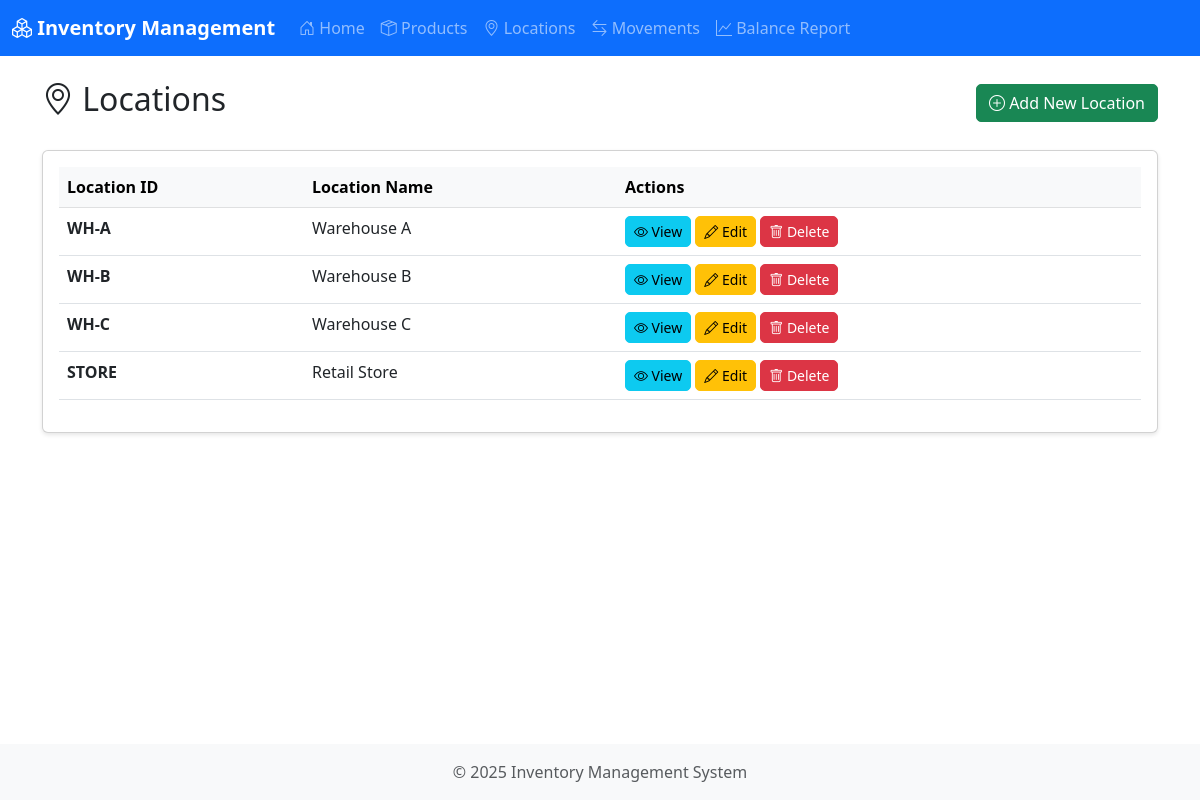
/locations, run on the app's committed database.
### models.py (models this page shows, shortened)
class Location(db.Model):
    __tablename__ = 'location'
    location_id = db.Column(db.String(50), primary_key=True)
    location_name = db.Column(db.String(100), nullable=False)
    movements_from = db.relationship('ProductMovement', foreign_keys='ProductMovement.from_location', backref='from_loc', lazy=True)
    movements_to = db.relationship('ProductMovement', foreign_keys='ProductMovement.to_location', backref='to_loc', lazy=True)

### app.py (the view)
@app.route('/locations')
def locations():
    all_locations = Location.query.all()
    return render_template('locations.html', locations=all_locations)

### app.py (called while the page is built)
@app.context_processor
def inject_csrf_token():
    return dict(csrf_token=generate_csrf)

### templates/locations.html (shortened to what this page needs)
{% extends "base.html" %}
{% block content %}
<div class="d-flex justify-content-between align-items-center mb-4">
    <h2><i class="bi bi-geo-alt"></i> Locations</h2>
    <a href="{{ url_for('add_location') }}" class="btn btn-success">
        <i class="bi bi-plus-circle"></i> Add New Location
    </a>
</div>
{% if locations %}
<div class="card">
    <div class="card-body">
        <div class="table-responsive">
            <table class="table table-hover">
                <thead class="table-light">
                    <tr>
                        <th>Location ID</th>
                        <th>Location Name</th>
                        <th>Actions</th>
                    </tr>
                </thead>
                <tbody>
                    {% for location in locations %}
                    <tr>
                        <td><strong>{{ location.location_id }}</strong></td>
                        <td>{{ location.location_name }}</td>
                        <td>
                            <a href="{{ url_for('view_location', location_id=location.location_id) }}"
                               class="btn btn-sm btn-info">
                                <i class="bi bi-eye"></i> View
                            </a>
                            <a href="{{ url_for('edit_location', location_id=location.location_id) }}"
                               class="btn btn-sm btn-warning">
                                <i class="bi bi-pencil"></i> Edit
                            </a>
                            <button type="button" class="btn btn-sm btn-danger"
                                    data-bs-toggle="modal"
                                    data-bs-target="#deleteModal{{ loop.index }}">
                                <i class="bi bi-trash"></i> Delete
                            </button>
                        </td>
                    </tr>
                    {% endfor %}
                </tbody>
            </table>
        </div>
    </div>
</div>
{% else %}
<div class="alert alert-info">
    <i class="bi bi-info-circle"></i> No locations found. Click "Add New Location" to get started.
</div>
{% endif %}
{% endblock %}

### static/css/style.css (style rules this page uses)
body { min-height: 100vh; display: flex; flex-direction: column; }
.card { box-shadow: 0 2px 4px rgba(0,0,0,0.1); margin-bottom: 20px; }
.table th { font-weight: 600; }
.btn { border-radius: 5px; }

### data on the page
Location: location_id "WH-A", location_name "Warehouse A"
Location: location_id "WH-B", location_name "Warehouse B"
Location: location_id "WH-C", location_name "Warehouse C"
Location: location_id "STORE", location_name "Retail Store"
